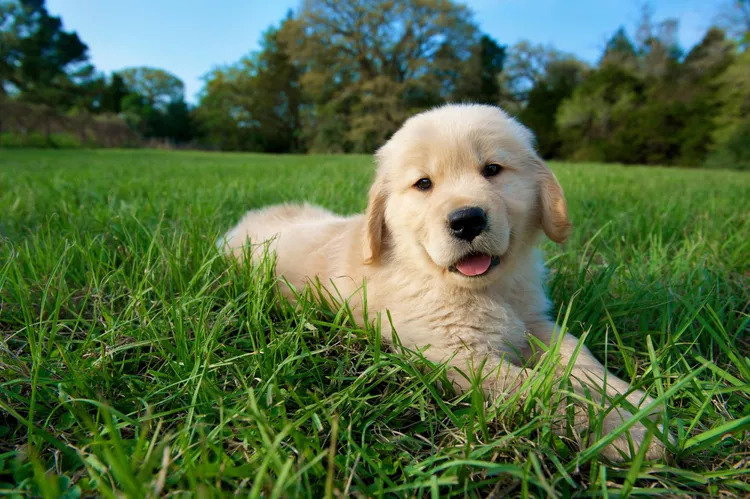
#> input picture imgs/dog.jpg, 750 x 499 px, found by its file name
$ python main.py
#> lines starting #> are read from the running program, lines starting #| are printed output that depends on the picture
import cv2
import numpy as np
import matplotlib.pyplot as plt

# ECC（Enhanced Correlation Coefficient）算法是一种用于图像配准（图像对齐）的算法，通过最大化图像间的相关系数来实现最佳配准。
# OpenCV提供了对ECC算法的实现，允许我们在图像间进行亚像素级的配准。
def ecc_image_registration(image_path_1, image_path_2):
    # 读取图像并转换为灰度图像
#> called with image_path_1 = 'imgs/dog.jpg', image_path_2 = 'imgs/dog.jpg'
    image1 = cv2.imread(image_path_1, cv2.IMREAD_GRAYSCALE)
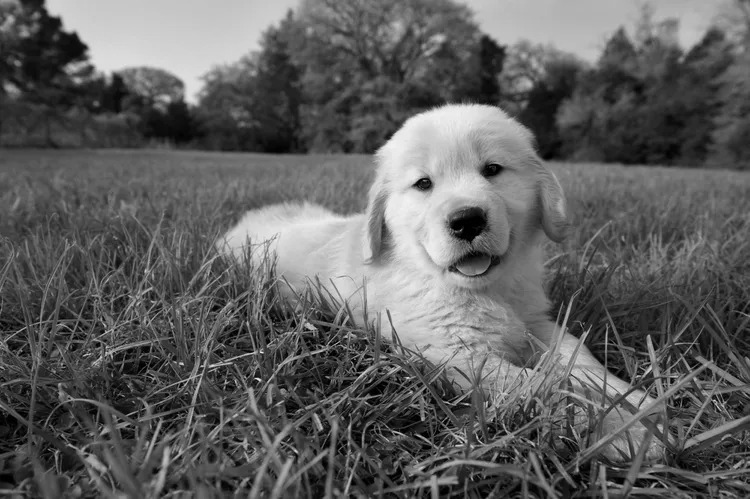
#> image1: shape (499, 750); min 0, max 244, mean 95.6
    image2 = cv2.imread(image_path_2, cv2.IMREAD_GRAYSCALE)

    # 获取图像的尺寸
    size = image1.shape
#> size = (499, 750)

    # 初始化仿射变换矩阵
    warp_matrix = np.eye(2, 3, dtype=np.float32)

    # 定义ECC算法的终止条件
    number_of_iterations = 5000
    termination_eps = 1e-10
    criteria = (cv2.TERM_CRITERIA_EPS | cv2.TERM_CRITERIA_COUNT, number_of_iterations, termination_eps)

    # 使用ECC算法计算变换矩阵
    cc, warp_matrix = cv2.findTransformECC(image1, image2, warp_matrix, cv2.MOTION_AFFINE, criteria)
#> cc = 1; warp_matrix = [[1, 4.7e-12, 4.91e-09], [6.76e-12, 1, -2.87e-08]]

    # 应用变换矩阵对图像进行对齐
    aligned_image = cv2.warpAffine(image2, warp_matrix, (size[1], size[0]), flags=cv2.INTER_LINEAR + cv2.WARP_INVERSE_MAP)

    return image1, image2, aligned_image, warp_matrix

# 图像路径
image_path_1 = 'imgs/dog.jpg'
image_path_2 = 'imgs/dog.jpg'

# 进行ECC图像配准
image1, image2, aligned_image, warp_matrix = ecc_image_registration(image_path_1, image_path_2)
#> warp_matrix = [[1, 4.7e-12, 4.91e-09], [6.76e-12, 1, -2.87e-08]]

# 显示结果
plt.figure(figsize=(15, 5))
plt.subplot(1, 3, 1)
plt.title('Reference Image')
plt.imshow(image1, cmap='gray')
plt.axis('off')

plt.subplot(1, 3, 2)
plt.title('Image to Align')
plt.imshow(image2, cmap='gray')
plt.axis('off')

plt.subplot(1, 3, 3)
plt.title('Aligned Image')
plt.imshow(aligned_image, cmap='gray')
plt.axis('off')

plt.show()
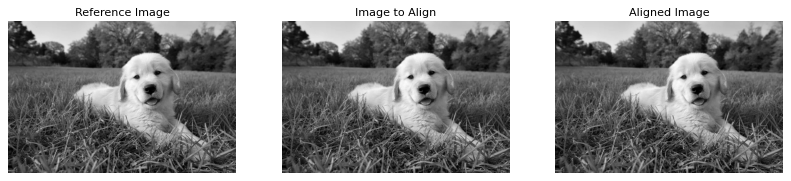
#> figure drawn by matplotlib, 3 panels

print("Warp Matrix:\n", warp_matrix)
#| Warp Matrix:
#|  [[ 1.0000000e+00  4.7043385e-12  4.9086943e-09]
#|  [ 6.7630511e-12  1.0000000e+00 -2.8732607e-08]]
